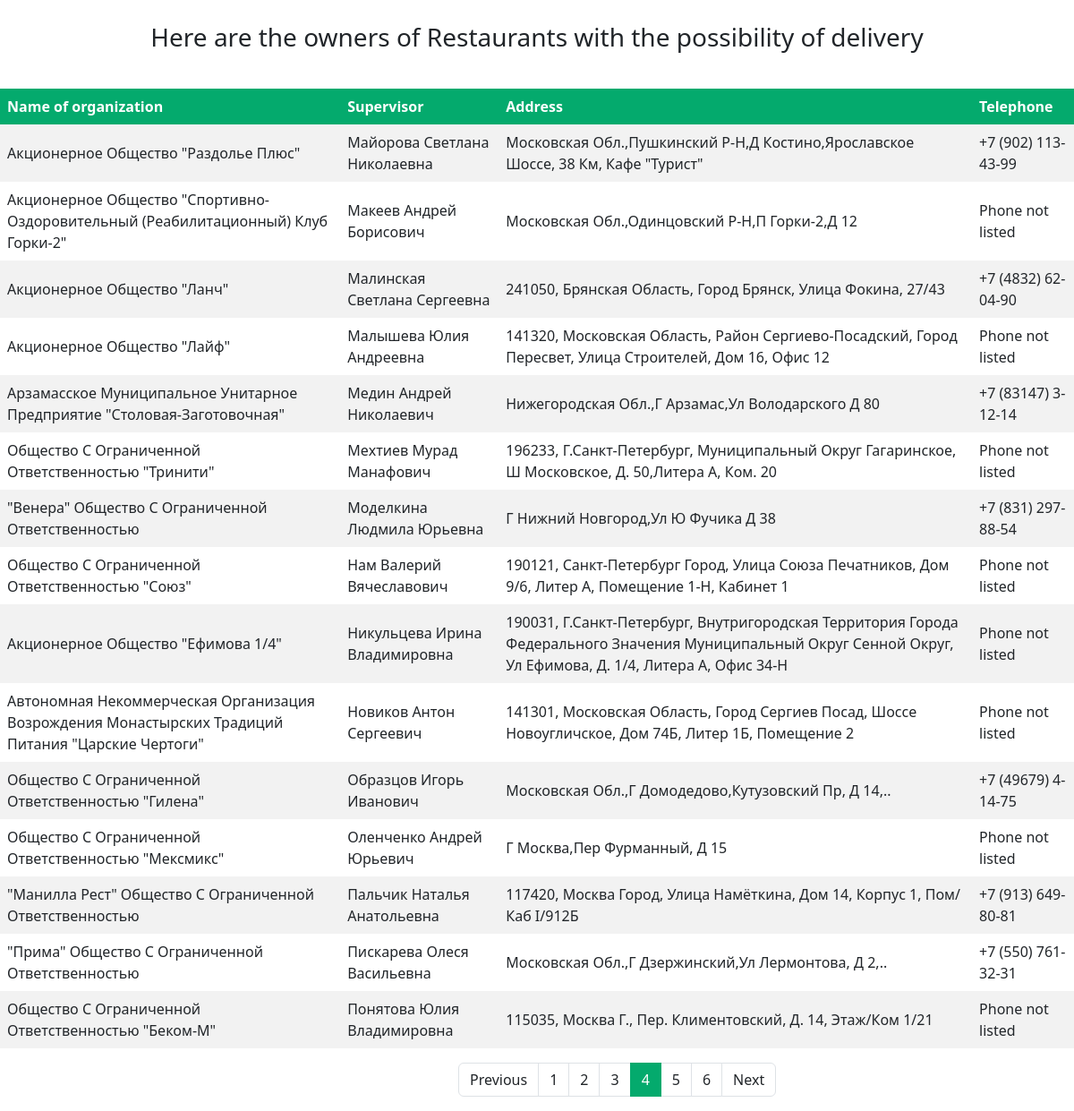
Page /restaurant-data/?page=4 on the committed database.
### dataApp/models.py (models this page shows, shortened)
class Restaurant_infoModel(models.Model):
    name = models.CharField(max_length=120)
    supervisor = models.CharField(max_length=120)
    address = models.CharField(max_length=200)
    telephone = models.CharField(max_length=120, null=True)
    class Meta:
        ordering = ['supervisor']

### dataApp/views.py (the view)
# urls.py: path('restaurant-data/', restaurant_data_list, name='restaurant'),
def restaurant_data_list(request):
    obj = Restaurant_infoModel.objects.all()
    paginator = Paginator(obj, 15)
    page_number = request.GET.get('page', 1) # default=1
    page = paginator.get_page(page_number)
    is_paginated = page.has_other_pages() # True/False
    if page.has_previous():
        prev_url = f'?page={page.previous_page_number()}'
    else:
        prev_url = ''
    if page.has_next():
        next_url = f'?page={page.next_page_number()}'
    else:
        next_url = ''
    context = {
        'obj': page,
        'is_paginated': is_paginated,
        'next_url': next_url,
        'prev_url': prev_url
    }
    return render(request, 'dataApp/restaurant.html', context=context) # object_list returned QuerySet

### dataApp/templates/dataApp/restaurant.html (shortened to what this page needs)
{% extends 'dataApp/base.html' %}
{% load static %}
{% block css_s %}
<link rel="stylesheet" href="{% static 'dataApp/css/restaurant.css' %}">
{% endblock %}
{% block content %}
<div class="header" style="text-align:center;
                           border: 10px">
    <h3 style="margin-top:25px; margin-bottom:40px;">Here are the owners of Restaurants with the possibility of delivery</h3>
</div>
<div style="overflow-x: auto;">
    <table>
        <tr>
            <th>Name of organization</th>
            <th>Supervisor</th>
            <th>Address</th>
            <th>Telephone</th>
        </tr>
        {% for value in obj.object_list %}
        <tr>
            <td>{{ value.name|title }}</td>
            <td>{{ value.supervisor|title }}</td>
            <td>{{ value.address|title }}</td>
            {% if value.telephone == None %}
                <td>Phone not listed</td>
            {% else %}
            <td>{{ value.telephone }}</td>
            {% endif %}
        </tr>
        {% endfor %}
   </table>
</div>
{% endblock %}

### dataApp/static/dataApp/css/restaurant.css (style rules this page uses)
table { border-collapse: collapse; width: 100%; }
th { background-color: #04AA6D; color: white; }
th, td { text-align: left; padding: 8px; }
tr:nth-child(even) { background-color: #f2f2f2; }

### rows in the picture
Restaurant_infoModel: name "Акционерное Общество \"Раздолье Плюс\"", supervisor "Майорова Светлана Николаевна", address "Московская Обл.,Пушкинский Р-Н,Д Костино,Ярославское Шоссе, 38 Км, Кафе \"Турист\"", telephone "+7 (902) 113-43-99"
Restaurant_infoModel: name "Акционерное Общество \"Спортивно-Оздоровительный (Реабилитационный) Клуб Горки-2\"", supervisor "Макеев Андрей Борисович", address "Московская Обл.,Одинцовский Р-Н,П Горки-2,Д 12", shows "Phone not listed"
Restaurant_infoModel: name "Акционерное Общество \"Ланч\"", supervisor "Малинская Светлана Сергеевна", address "241050, Брянская Область, Город Брянск, Улица Фокина, 27/43", telephone "+7 (4832) 62-04-90"
Restaurant_infoModel: name "Акционерное Общество \"Лайф\"", supervisor "Малышева Юлия Андреевна", address "141320, Московская Область, Район Сергиево-Посадский, Город Пересвет, Улица Строителей, Дом 16, Офис 12", shows "Phone not listed"
Restaurant_infoModel: name "Арзамасское Муниципальное Унитарное Предприятие \"Столовая-Заготовочная\"", supervisor "Медин Андрей Николаевич", address "Нижегородская Обл.,Г Арзамас,Ул Володарского Д 80", telephone "+7 (83147) 3-12-14"
Restaurant_infoModel: name "Общество С Ограниченной Ответственностью \"Тринити\"", supervisor "Мехтиев Мурад Манафович", address "196233, Г.Санкт-Петербург, Муниципальный Округ Гагаринское, Ш Московское, Д. 50,Литера А, Ком. 20", shows "Phone not listed"
Restaurant_infoModel: name "\"Венера\" Общество С Ограниченной Ответственностью", supervisor "Моделкина Людмила Юрьевна", address "Г Нижний Новгород,Ул Ю Фучика Д 38", telephone "+7 (831) 297-88-54"
Restaurant_infoModel: name "Общество С Ограниченной Ответственностью \"Союз\"", supervisor "Нам Валерий Вячеславович", address "190121, Санкт-Петербург Город, Улица Союза Печатников, Дом 9/6, Литер А, Помещение 1-Н, Кабинет 1", shows "Phone not listed"
Restaurant_infoModel: name "Акционерное Общество \"Ефимова 1/4\"", supervisor "Никульцева Ирина Владимировна", address "190031, Г.Санкт-Петербург, Внутригородская Территория Города Федерального Значения Муниципальный Округ Сенной Округ, Ул Ефимова, Д. 1/4, Литера А, Офис 34-Н", shows "Phone not listed"
Restaurant_infoModel: name "Автономная Некоммерческая Организация Возрождения Монастырских Традиций Питания \"Царские Чертоги\"", supervisor "Новиков Антон Сергеевич", address "141301, Московская Область, Город Сергиев Посад, Шоссе Новоугличское, Дом 74Б, Литер 1Б, Помещение 2", shows "Phone not listed"
Restaurant_infoModel: name "Общество С Ограниченной Ответственностью \"Гилена\"", supervisor "Образцов Игорь Иванович", address "Московская Обл.,Г Домодедово,Кутузовский Пр, Д 14,..", telephone "+7 (49679) 4-14-75"
Restaurant_infoModel: name "Общество С Ограниченной Ответственностью \"Мексмикс\"", supervisor "Оленченко Андрей Юрьевич", address "Г Москва,Пер Фурманный, Д 15", shows "Phone not listed"
Restaurant_infoModel: name "\"Манилла Рест\" Общество С Ограниченной Ответственностью", supervisor "Пальчик Наталья Анатольевна", address "117420, Москва Город, Улица Намёткина, Дом 14, Корпус 1, Пом/Каб I/912Б", telephone "+7 (913) 649-80-81"
Restaurant_infoModel: name "\"Прима\" Общество С Ограниченной Ответственностью", supervisor "Пискарева Олеся Васильевна", address "Московская Обл.,Г Дзержинский,Ул Лермонтова, Д 2,..", telephone "+7 (550) 761-32-31"
Restaurant_infoModel: name "Общество С Ограниченной Ответственностью \"Беком-М\"", supervisor "Понятова Юлия Владимировна", address "115035, Москва Г., Пер. Климентовский, Д. 14, Этаж/Ком 1/21", shows "Phone not listed"

### other values in the picture
{{ n }} "1" "2" "3" "5" "6"
{{ n }} "4"
